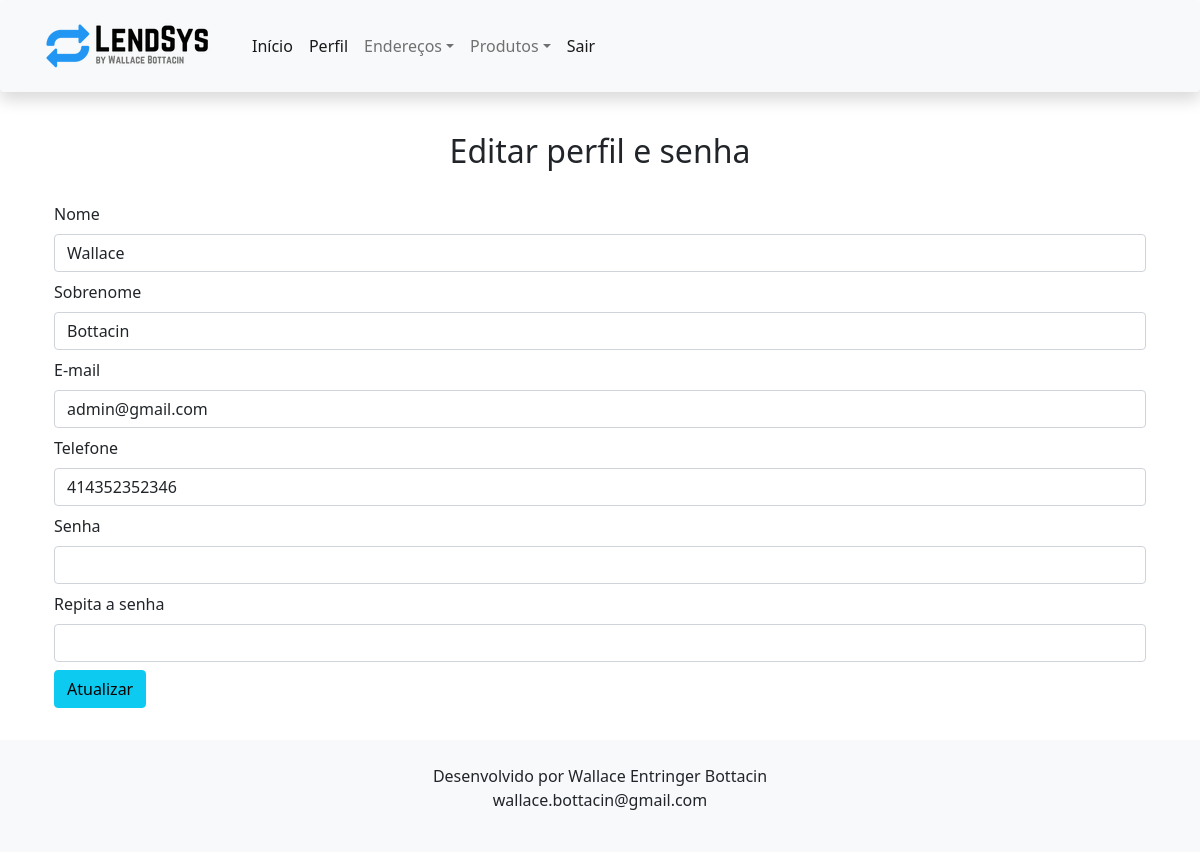
The app's page /Site/editprofile.php (signed in) with its own data.
### tables this page shows
CREATE TABLE `user` (
  `id` int(11) NOT NULL,
  `email` varchar(254) NOT NULL,
  `password` char(64) NOT NULL,
  `name` varchar(50) NOT NULL,
  `surname` varchar(50) NOT NULL,
  `phone` varchar(15) DEFAULT NULL,
  `role` int(11) NOT NULL
);

### Site/editprofile.php (the view, shortened to what this page needs)
<?php
    include 'header.php';
    require_once 'includes/functions.inc.php';
    ?>
<div class="container-sm" style="text-align: center">
        <br>
        <h2>Editar perfil e senha</h2>
        <br>
</div>
<?php
    echo "<div class='container-lg'>";
    $user_id = $_SESSION["userid"];
    $sql = "SELECT * FROM user WHERE id = ?;";
    $stmt = mysqli_stmt_init($conn);
    if (!mysqli_stmt_prepare($stmt, $sql)) {
        header("Location: ./index.php?error=stmtfailed");
        exit();
    }
    mysqli_stmt_bind_param($stmt, "s", $user_id);
    mysqli_stmt_execute($stmt);
    $resultData = mysqli_stmt_get_result($stmt);
    $resultCheck = mysqli_num_rows($resultData);
    echo "<div class='container-sm'>";
    if ($resultCheck > 0) {
        while ($row = mysqli_fetch_assoc($resultData)) {
            $email = $row['email'];
            $name = $row['name'];
            $surname = $row['surname'];
            $phone = $row['phone'];
                echo "<form action='includes/editprofile.inc.php' method='POST'>
                        <input type='hidden' name='id' value='". $user_id ."'>
                        <div class='mb-2'>
                            <label for='name' class='form-label'>Nome</label>
                            <input type='text' name='name' class='form-control' id='name' value='". $name ."' required>
                        </div>
                        <div class='mb-2'>
                            <label for='surname' class='form-label'>Sobrenome</label>
                            <input type='text' name='surname' class='form-control' id='surname' value='". $surname ."' required>
                        </div>
                        <div class='mb-2'>
                            <label for='email' class='form-label'>E-mail</label>
                            <input type='email' name='email' class='form-control' id='email' value='". $email ."' required>
                        </div>
                        <div class='mb-2'>
                            <label for='phone' class='form-label'>Telefone</label>
                            <input type='number' name='phone' class='form-control' id='phone' value='". $phone ."' required>
                        </div>
                        <div class='mb-2'>
                            <label for='password' class='form-label'>Senha</label>
                            <input type='password' name='password' class='form-control' id='password' required>
                        </div>
                        <div class='mb-2'>
                            <label for='passwordRepeat' class='form-label'>Repita a senha</label>
                            <input type='password' name='passwordRepeat' class='form-control' id='passwordRepeat' required>
                        </div>
                        <button type='submit' name='editinfoprofile' class='btn btn-info'>Atualizar</button>
                    </form>
                    </div>";
        }
    }
    echo "</div>";
?>
<?php include 'footer.php' ?>

### records on screen
user: name "Wallace", surname "Bottacin", email "admin@gmail.com", phone "414352352346"
